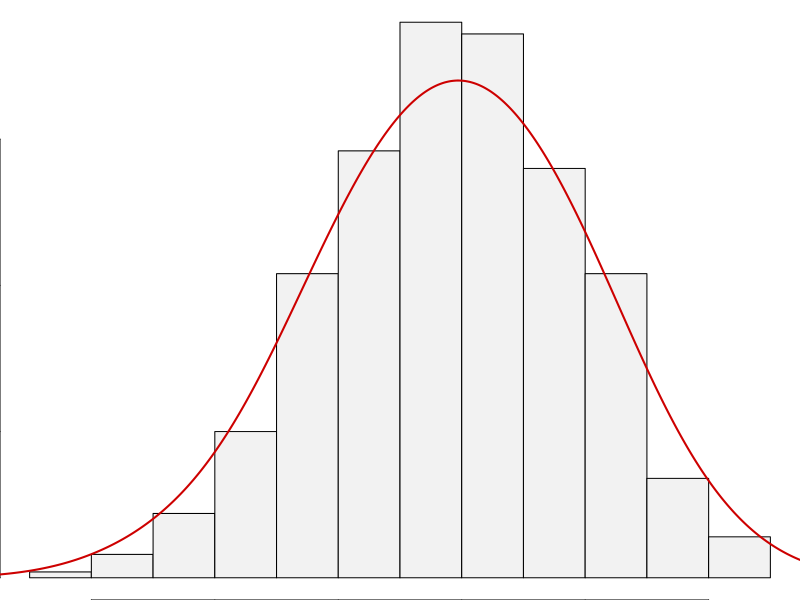
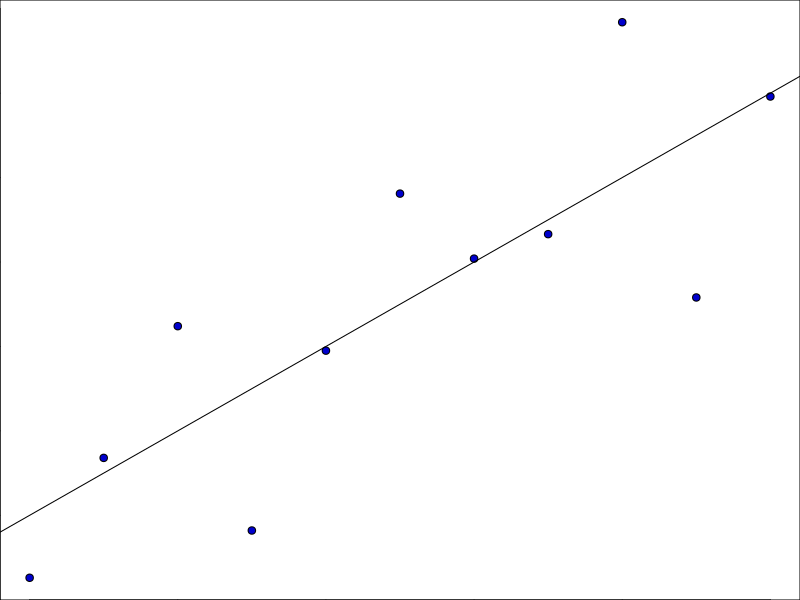

Write the R code that produced these figures, in order.
## ---- chunk 1
#| include: false
#| echo: false
library(lme4); library(lmerTest)
 library(dplyr); library(ggplot2)


cex_axis = 1.5
cex_lab = 1.5

## ---- chunk 2
#| echo: false
par(mar = c(0, 0, 0, 0))
x <- rnorm(500)
dx <- density(x, adjust = 2)
hist(x, freq = FALSE, col = "gray95", xlab = NULL, main = NULL, ylab = NULL); lines(dx, lwd = 2, col = "red3")
## ---- chunk 3
data(anscombe); head(anscombe, n = 4)
## ---- chunk 4
m1 <- lm(y1 ~ x1, data = anscombe)
plot(anscombe$x1, anscombe$y1, pch = 21, bg = "blue3"); abline(3, 0.5)
## ---- chunk 5
(s1 <- summary(m1))
## ---- chunk 6
s1$coefficients
## ---- chunk 7
s1$sigma # standard deviation of the residuals
s1$r.squared # model R^2
s1$adj.r.squared # adjusted model R^2
## ---- chunk 8
s1$fstatistic
pf(s1$fstatistic[1], s1$fstatistic[2], s1$fstatistic[3], lower.tail = FALSE)
## ---- chunk 9
coef(m1)
residuals(m1)
## ---- chunk 10
class(m1)
methods(class = "lm")
## ---- chunk 11
confint(m1)
confint(m1, level = 0.90)
## ---- chunk 12
#| echo: false
#| include: false
s1$sigma
s1$cov.unscaled
s1$sigma^2 * s1$cov.unscaled
vcov(m1)
## ---- chunk 13
influence(m1)
## ---- chunk 14
data(mtcars)
head(mtcars, n = 4)
m2 <- lm(mpg ~ disp + hp + drat, data = mtcars)
## ---- chunk 15
summary(m2)
## ---- chunk 16
drop1(m2)
## ---- chunk 17
data(npk)
head(npk, n = 10)
## ---- chunk 18
m3 <- lm(yield ~N + P + K + block, data = npk)
summary(m3)
## ---- chunk 19
anova(m3) 
## ---- chunk 20
drop1(m3, test = "F") 
## ---- chunk 21
library(lme4); library(lmerTest)
m4 <- lmer(yield ~N + P + K + (1|block), data = npk)
m4
## ---- chunk 22
fixef(m4) # fixed effects
ranef(m4) # random effects
## ---- chunk 23
sigma(m4)
print(VarCorr(m4), comp = c("Variance", "Std.Dev"))
confint(m4)
## ---- chunk 24
methods(class = "merMod")
methods(class = "lmerModLmerTest")
## ---- chunk 25
ranova(m4)
